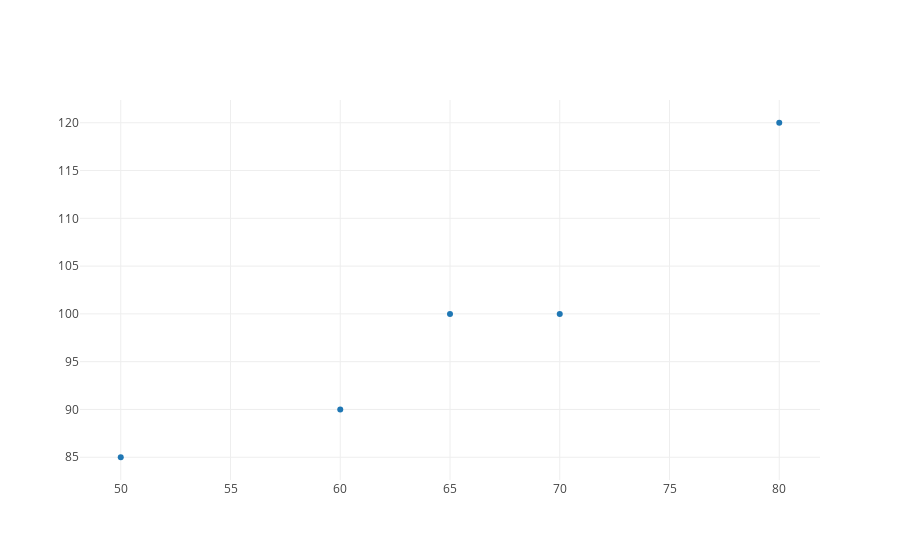

The notebook cell this image was saved under:
### Markdown cell above
So we can plot them, by passing them into our `trace_values` function.

### Code cell
from graph import trace_values, plot
data_trace = trace_values(temperatures, amounts)
plot([data_trace])

### Figure 1 — Plotly figure (JSON) as saved in the notebook; plotly's stock layout.template omitted (floating-point values rounded to 4 significant figures)
{"data": [{"mode": "markers", "name": "data", "text": [], "type": "scatter", "uid": "47d8fb5c-3b2f-49cf-b50d-39df8b7939f3", "x": [80, 65, 50, 70, 60], "y": [120, 100, 85, 100, 90]}], "layout": {}}
